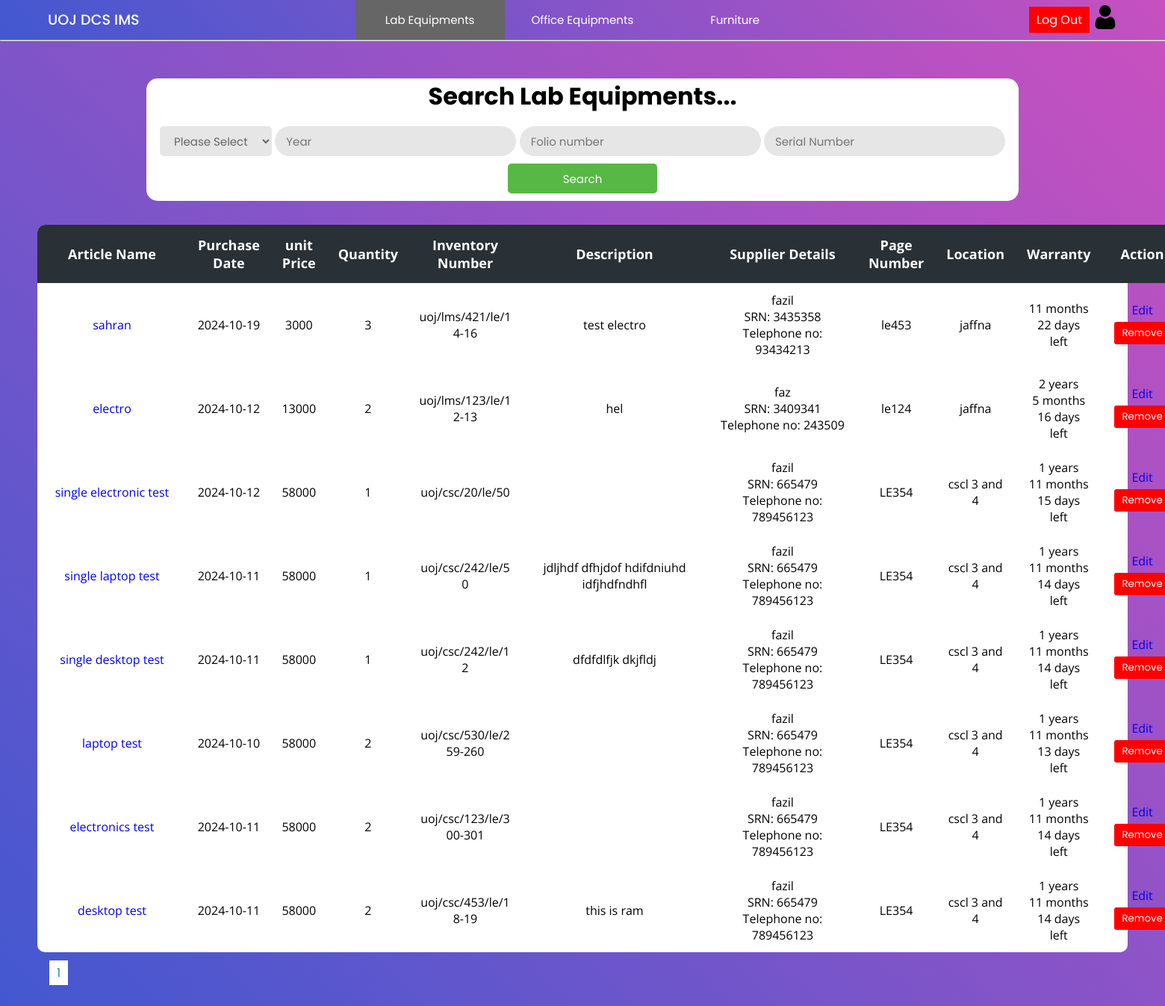
/Project/lab/lab.php (signed in), run on the app's committed database.
### tables this page shows
CREATE TABLE `invoice` (
  `invoice_id` int(11) NOT NULL,
  `name` varchar(200) NOT NULL,
  `date` date NOT NULL,
  `price` float NOT NULL,
  `quantity` int(11) NOT NULL,
  `folio_number` varchar(50) NOT NULL,
  `description` varchar(400) NOT NULL,
  `supplier_name` varchar(150) NOT NULL,
  `supplier_tt` int(15) NOT NULL,
  `srn` int(11) NOT NULL,
  `type` varchar(15) NOT NULL,
  `page_number` varchar(30) NOT NULL,
  `location` varchar(50) NOT NULL,
  `warranty` int(11) NOT NULL
);

### Project/lab/lab.php (the view, shortened to what this page needs)
<?php
include("../config/connection.php");
$rowsPerPage = 10;
$page = isset($_GET['page']) ? intval($_GET['page']) : 1;
$offset = ($page - 1) * $rowsPerPage;
$queryinvoice = "SELECT * FROM invoice ORDER BY invoice_id DESC LIMIT $offset, $rowsPerPage";
$totalRows = mysqli_num_rows(mysqli_query($con, "SELECT * FROM invoice"));
$totalPages = ceil($totalRows / $rowsPerPage);
?>
<!DOCTYPE html>
<html lang="en">
<head>
    <link rel="stylesheet" href="../css/lab.css">
    <link rel="stylesheet" href="../css/main.css">
</head>
<body>
    <?php include "../header/header.php"; ?>
    <hr>
    <div class="main-container">
        <div class="container">
            <h2>Search Lab Equipments...</h2>
            <div>
                <form action="lab.php" method="get">
                    <select name="type">
                        <option value="">Please Select</option>
                    </select>
                    <input type="number" placeholder="Year" name="year" value="<?php if (isset($_POST['year'])) {echo $_POST['year'];} ?>" />
                    <input type="text" placeholder="Folio number" name="folio" value="<?php if (isset($_POST['folio'])) {echo $_POS['folio'];} ?>" />
                    <input type="text" placeholder="Serial Number" name="SN" value="<?php if (isset($_POST['SN'])) {echo $_POST['SN'];}?>">
                    <input class="button" type="submit" name="search" value="Search" />
                </form>
            </div>
        </div>
        <div class="table-con">
            <table>
                <thead>
                    <tr>
                        <th>Article Name</th>
                        <th>Purchase Date</th>
                        <th>unit Price</th>
                        <th>Quantity</th>
                        <th>Inventory Number</th>
                        <th>Description</th>
                        <th colspan=2>Supplier Details</th>
                        <th>Page Number</th>
                        <th>Location</th>
                        <th>Warranty</th>
                        <th>Action</th>
                    </tr>
                </thead>
                <tbody>
                    <?php
                    $resultinvoice = mysqli_query($con, $queryinvoice);
                    while ($rowinvoice = mysqli_fetch_assoc($resultinvoice)) {
                    ?>
                        <tr>
                            <td class="name"><a href="labItems.php?searchItems=true&id=<?php echo $rowinvoice['invoice_id'] ?>"><?php echo $rowinvoice['name'] ?></a></td>
                            <td><?php echo $rowinvoice['date'] ?></td>
                            <td><?php echo $rowinvoice['price'] ?></td>
                            <td><?php echo $rowinvoice['quantity'] ?></td>
                            <td class="folio_number"><?php echo $rowinvoice['folio_number'] ?></td>
                            <td class="description"><?php echo $rowinvoice['description'] ?></td>
                            <td class="sname" colspan=2>
                                <?php
                                echo $rowinvoice['supplier_name'];
                                if (!empty($rowinvoice['srn'])) {
                                    echo "<br>SRN: " . $rowinvoice['srn'];
                                }
                                if (!empty($rowinvoice['supplier_tt'])) {
                                    echo "<br>Telephone no: " . $rowinvoice['supplier_tt'];
                                }
                                ?>
                            </td>
                            <td><?php echo $rowinvoice['page_number'] ?></td>
                            <td><?php echo $rowinvoice['location'] ?></td>
                            <td>
                                <?php
                                $purchaseDate = $rowinvoice['date'];
                                $warrantyMonths = $rowinvoice['warranty'];
                                $purchaseDateObj = new DateTime($purchaseDate);
                                $purchaseDateObj->modify("+$warrantyMonths months");
                                $currentDate = new DateTime();
                                if ($purchaseDateObj > $currentDate) {
                                    $interval = $currentDate->diff($purchaseDateObj);
                                    if ($interval->y > 0) {
                                        echo  $interval->y . " years<br>";
                                    }
                                    if ($interval->m > 0) {
                                        echo $interval->m . " months<br>";
                                    }
                                    if ($interval->d > 0) {
                                        echo  $interval->d . " days<br>left";
                                    }
                                } else {
                                    echo "expired";
                                }
                                ?>
                            </td>
                            <td>
                                <a href="addData.php?id=<?php echo $rowinvoice['invoice_id'] ?>">Edit</a>
                                <form method="post" action="actionItem.php">
                                    <button class="logout" type="submit" onclick="return confirm('Are you sure to remove this record ?')">Remove</button>
                                </form>
                            </td>
                        </tr>
                    <?php
                    }
                    ?>
                </tbody>
            </table>
        </div>
        <div class="pagination" style="margin:15px;">
            <?php
            for ($i = 1; $i <= $totalPages; $i++) {
                echo '<a href="?page=' . $i . '" style="margin:1px;background-color: #fff; color: #1690A7; border: none; padding: 5px 10px; cursor: pointer; width:5px;">' . $i . '</a>';
            }
            ?>
        </div>
    </div>
</body>
</html>

### Project/css/lab.css (style rules this page uses)
.main-container { padding: 50px; min-height: 100vh; height: fit-content; background: linear-gradient(-135deg, #c850c0, #4158d0); }
.container { text-align: center; background-color: white; border-radius: 15px; width: 80%; margin: auto; margin-bottom: 2rem; padding: 0 0 10px 0; }
h2 { font-size: 2rem; margin-bottom: 1rem; font-family: 'Poppins', sans-serif; }
select { font-size: 15px; color: #666; background: #e6e6e6; height: 40px; border-radius: 5px; padding: 0 15px 0 15px; border: none; font-family: 'Poppins', sans-serif; width: 150px; }
option { font-size: 15px; color: #666; background: #e6e6e6; height: 40px; border-radius: 5px; padding: 0 15px 0 15px; border: none; font-family: 'Poppins', sans-serif; }
.button { background: #57b846; color: white; cursor: pointer; height: 40px; border-radius: 5px; padding: 0 15px 0 15px; border: none; font-family: 'Poppins', sans-serif; width: 200px; margin-top: 10px; }
table { border-collapse: collapse; border-radius: 10px; overflow: hidden; max-width: 100%; margin: 0 auto; position: relative; }
.table-con { border-collapse: collapse; background: #fff; border-radius: 10px; width: auto; margin: auto; position: relative; font-family: 'Open Sans'; text-align: center; background: #fff; }
.table-con td.description { max-width: 300px; word-wrap: break-word; min-width: 250px; }
.table-con td.name { max-width: 200px; word-wrap: break-word; min-width: 200px; }
.table-con td.sname { max-width: 300px; word-wrap: break-word; min-width: 200px; }
.table-con td.folio_number { max-width: 150px; word-wrap: break-word; }
th { width: 100px; font-size: 18px; background: #293036; color: white; padding: 15px; }
td { padding: 12px; }
input { font-size: 15px; color: #666; background: #e6e6e6; height: 40px; border-radius: 20px; padding: 0 15px 0 15px; border: none; font-family: 'Poppins', sans-serif; }
.logout { margin: 5px; background-color: #ff0000; color: #ffffff; border: none; padding: 5px 10px; cursor: pointer; }

### Project/css/main.css (style rules this page uses)
* { margin: 0; padding: 0; text-decoration: none; box-sizing: border-box; }
:root { --bg-gradient: linear-gradient(-135deg, #c850c0, #4158d0); --bg-gray: #e6e6e6; --text-color: #666; --inp-color: #57b846; }
body { font-family: 'Poppins', sans-serif; }

### Project/css/header.css (style rules this page uses)
* { margin: 0; padding: 0; text-decoration: none; box-sizing: border-box; }
:root { --bg-gradient: linear-gradient(-135deg, #c850c0, #4158d0); --bg-gray: #e6e6e6; --text-color: #666; --inp-color: #57b846; }
body { font-family: 'Poppins', sans-serif; }
button { border: none; padding: 3px 4px; border-radius: 3px; font-family: 'Poppins', sans-serif; margin-right: 10px; }
.logout { margin: 5px; background-color: #ff0000; color: #ffffff; border: none; padding: 5px 10px; cursor: pointer; }

### data on the page
invoice: name "sahran", date "2024-10-19", price "3000", quantity "3", folio_number "uoj/lms/421/le/14-16", description "test electro", supplier_name "fazil", srn "3435358", supplier_tt "93434213", page_number "le453", location "jaffna", date+warranty "11", date+warranty "22"
invoice: name "electro", date "2024-10-12", price "13000", quantity "2", folio_number "uoj/lms/123/le/12-13", description "hel", supplier_name "faz", srn "3409341", supplier_tt "243509", page_number "le124", location "jaffna", date+warranty "2", date+warranty "5", date+warranty "16"
invoice: name "single electronic test", date "2024-10-12", price "58000", quantity "1", folio_number "uoj/csc/20/le/50", supplier_name "fazil", srn "665479", supplier_tt "789456123", page_number "LE354", location "cscl 3 and 4", date+warranty "1", date+warranty "11", date+warranty "15"
invoice: name "single laptop test", date "2024-10-11", price "58000", quantity "1", folio_number "uoj/csc/242/le/50", description "jdljhdf dfhjdof hdifdniuhd idfjhdfndhfl", supplier_name "fazil", srn "665479", supplier_tt "789456123", page_number "LE354", location "cscl 3 and 4", date+warranty "1", date+warranty "11", date+warranty "14"
invoice: name "single desktop test", date "2024-10-11", price "58000", quantity "1", folio_number "uoj/csc/242/le/12", description "dfdfdlfjk dkjfldj", supplier_name "fazil", srn "665479", supplier_tt "789456123", page_number "LE354", location "cscl 3 and 4", date+warranty "1", date+warranty "11", date+warranty "14"
invoice: name "laptop test", date "2024-10-10", price "58000", quantity "2", folio_number "uoj/csc/530/le/259-260", supplier_name "fazil", srn "665479", supplier_tt "789456123", page_number "LE354", location "cscl 3 and 4", date+warranty "1", date+warranty "11", date+warranty "13"
invoice: name "electronics test", date "2024-10-11", price "58000", quantity "2", folio_number "uoj/csc/123/le/300-301", supplier_name "fazil", srn "665479", supplier_tt "789456123", page_number "LE354", location "cscl 3 and 4", date+warranty "1", date+warranty "11", date+warranty "14"
invoice: name "desktop test", date "2024-10-11", price "58000", quantity "2", folio_number "uoj/csc/453/le/18-19", description "this is ram", supplier_name "fazil", srn "665479", supplier_tt "789456123", page_number "LE354", location "cscl 3 and 4", date+warranty "1", date+warranty "11", date+warranty "14"
